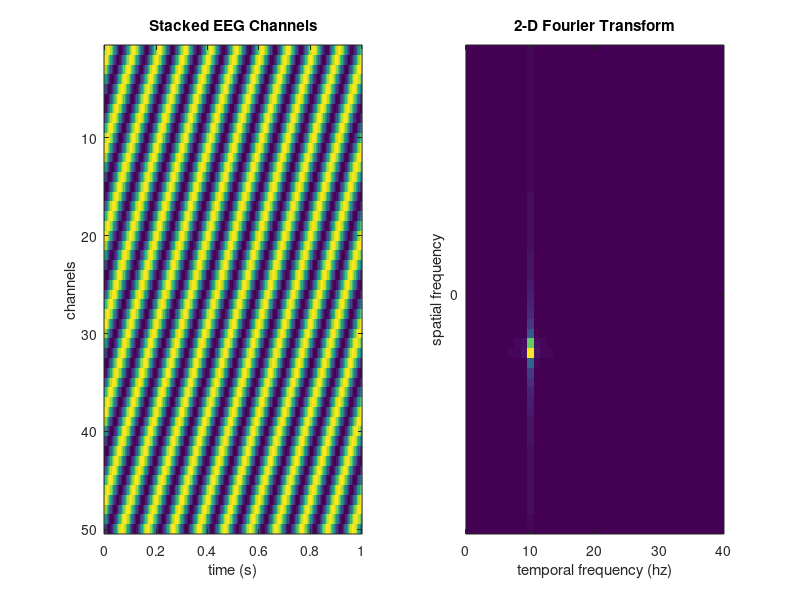

This figure's MATLAB source: (Note: this script raises an error after producing the figure.)
srate_time = 200;
time = linspace(0,1, srate_time);
freqs_time = linspace(0,srate_time/2, floor(length(time)/2+1));
freqs_time = freqs_time(1:end-1);
nChan = 50;
frex = 10;
phaseOffset = fliplr(cumsum(repmat(linspace(-.7,.7,150), nChan, 1),1));
time2D = repmat(time,nChan, 1);

figure
for i_phase = 1:size(phaseOffset,2)
    sinWave2D = sin(2*pi*frex*time2D + phaseOffset(:,i_phase));
    fft2D = abs(fftshift(fft2(sinWave2D)));
    half2D = fft2D(:,size(fft2D,2)/2+1:end);
    
    %plot sines
    subplot(121)
    I = imagesc(time, [], sinWave2D);
    xlabel('time (s)')
    ylabel('channels')
    title('Stacked EEG Channels')
    %plot 2D fft
    subplot(122)
    imagesc(freqs_time, [], half2D)
    xlabel('temporal frequency (hz)')
    ylabel('spatial frequency')
    title('2-D Fourier Transform')
    yticks([nChan/2+1])
    yticklabels({'0'})
    xlim([0 40])
    %get the max point
    maxvalue = max(half2D, [], 'all');
    [x,y] = find(half2D == maxvalue);
    hold on
    plot(freqs_time(y), x, 'rs', 'MarkerSize', 20)
    txtstr = ['Phase Offset' newline num2str(phaseOffset(1,i_phase))];
    T = text(20, 10, txtstr, 'Color', [1 1 1], 'EdgeColor', [1 1 1], 'HorizontalAlignment', 'center');

    pause(0.2)
end
